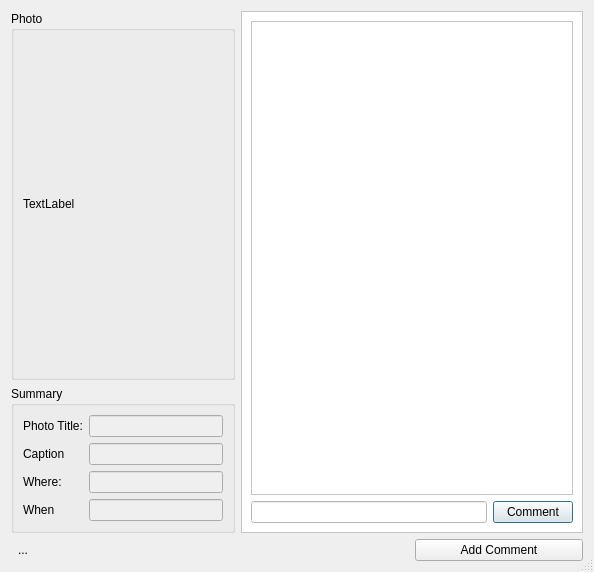
<?xml version="1.0" encoding="UTF-8"?>
<ui version="4.0">
 <class>PhotoDialog</class>
 <widget class="QDialog" name="PhotoDialog">
  <property name="geometry">
   <rect>
    <x>0</x>
    <y>0</y>
    <width>594</width>
    <height>572</height>
   </rect>
  </property>
  <property name="windowTitle">
   <string>PhotoShare</string>
  </property>
  <property name="sizeGripEnabled">
   <bool>true</bool>
  </property>
  <layout class="QGridLayout" name="gridLayout_2">
   <item row="0" column="0" colspan="2">
    <widget class="QGroupBox" name="albumGroup">
     <property name="sizePolicy">
      <sizepolicy hsizetype="Expanding" vsizetype="Expanding">
       <horstretch>0</horstretch>
       <verstretch>1</verstretch>
      </sizepolicy>
     </property>
     <property name="title">
      <string>Photo</string>
     </property>
     <layout class="QVBoxLayout" name="verticalLayout_2">
      <item>
       <widget class="QLabel" name="label_Photo">
        <property name="sizePolicy">
         <sizepolicy hsizetype="Preferred" vsizetype="Preferred">
          <horstretch>0</horstretch>
          <verstretch>0</verstretch>
         </sizepolicy>
        </property>
        <property name="minimumSize">
         <size>
          <width>200</width>
          <height>300</height>
         </size>
        </property>
        <property name="text">
         <string>TextLabel</string>
        </property>
       </widget>
      </item>
     </layout>
    </widget>
   </item>
   <item row="0" column="2" rowspan="2" colspan="2">
    <widget class="QFrame" name="frame">
     <property name="sizePolicy">
      <sizepolicy hsizetype="Expanding" vsizetype="Expanding">
       <horstretch>0</horstretch>
       <verstretch>0</verstretch>
      </sizepolicy>
     </property>
     <property name="palette">
      <palette>
       <active>
        <colorrole role="Base">
         <brush brushstyle="SolidPattern">
          <color alpha="255">
           <red>255</red>
           <green>255</green>
           <blue>255</blue>
          </color>
         </brush>
        </colorrole>
        <colorrole role="Window">
         <brush brushstyle="SolidPattern">
          <color alpha="255">
           <red>255</red>
           <green>255</green>
           <blue>255</blue>
          </color>
         </brush>
        </colorrole>
       </active>
       <inactive>
        <colorrole role="Base">
         <brush brushstyle="SolidPattern">
          <color alpha="255">
           <red>255</red>
           <green>255</green>
           <blue>255</blue>
          </color>
         </brush>
        </colorrole>
        <colorrole role="Window">
         <brush brushstyle="SolidPattern">
          <color alpha="255">
           <red>255</red>
           <green>255</green>
           <blue>255</blue>
          </color>
         </brush>
        </colorrole>
       </inactive>
       <disabled>
        <colorrole role="Base">
         <brush brushstyle="SolidPattern">
          <color alpha="255">
           <red>255</red>
           <green>255</green>
           <blue>255</blue>
          </color>
         </brush>
        </colorrole>
        <colorrole role="Window">
         <brush brushstyle="SolidPattern">
          <color alpha="255">
           <red>255</red>
           <green>255</green>
           <blue>255</blue>
          </color>
         </brush>
        </colorrole>
       </disabled>
      </palette>
     </property>
     <property name="autoFillBackground">
      <bool>true</bool>
     </property>
     <property name="frameShape">
      <enum>QFrame::StyledPanel</enum>
     </property>
     <property name="frameShadow">
      <enum>QFrame::Raised</enum>
     </property>
     <layout class="QGridLayout" name="gridLayout">
      <item row="0" column="0" colspan="2">
       <widget class="QScrollArea" name="scrollArea">
        <property name="sizePolicy">
         <sizepolicy hsizetype="Expanding" vsizetype="Expanding">
          <horstretch>0</horstretch>
          <verstretch>0</verstretch>
         </sizepolicy>
        </property>
        <property name="minimumSize">
         <size>
          <width>300</width>
          <height>0</height>
         </size>
        </property>
        <property name="widgetResizable">
         <bool>true</bool>
        </property>
        <widget class="QWidget" name="scrollAreaWidgetContents">
         <property name="geometry">
          <rect>
           <x>0</x>
           <y>0</y>
           <width>328</width>
           <height>20</height>
          </rect>
         </property>
         <property name="sizePolicy">
          <sizepolicy hsizetype="Preferred" vsizetype="Fixed">
           <horstretch>0</horstretch>
           <verstretch>0</verstretch>
          </sizepolicy>
         </property>
         <layout class="QVBoxLayout" name="verticalLayout_3">
          <item>
           <layout class="QVBoxLayout" name="verticalLayout">
            <property name="spacing">
             <number>1</number>
            </property>
           </layout>
          </item>
         </layout>
        </widget>
       </widget>
      </item>
      <item row="1" column="0">
       <widget class="QLineEdit" name="lineEdit"/>
      </item>
      <item row="1" column="1">
       <widget class="QPushButton" name="pushButton_AddComment">
        <property name="text">
         <string>Comment</string>
        </property>
       </widget>
      </item>
     </layout>
    </widget>
   </item>
   <item row="1" column="0" colspan="2">
    <widget class="QGroupBox" name="groupBox_2">
     <property name="sizePolicy">
      <sizepolicy hsizetype="Expanding" vsizetype="Expanding">
       <horstretch>0</horstretch>
       <verstretch>0</verstretch>
      </sizepolicy>
     </property>
     <property name="minimumSize">
      <size>
       <width>50</width>
       <height>0</height>
      </size>
     </property>
     <property name="title">
      <string>Summary</string>
     </property>
     <layout class="QGridLayout" name="gridLayout_3">
      <item row="0" column="1">
       <widget class="QLineEdit" name="lineEdit_Title">
        <property name="enabled">
         <bool>false</bool>
        </property>
        <property name="sizePolicy">
         <sizepolicy hsizetype="MinimumExpanding" vsizetype="Fixed">
          <horstretch>0</horstretch>
          <verstretch>0</verstretch>
         </sizepolicy>
        </property>
       </widget>
      </item>
      <item row="1" column="0">
       <widget class="QLabel" name="label_8">
        <property name="text">
         <string>Caption</string>
        </property>
       </widget>
      </item>
      <item row="1" column="1">
       <widget class="QLineEdit" name="lineEdit_Caption">
        <property name="enabled">
         <bool>false</bool>
        </property>
        <property name="sizePolicy">
         <sizepolicy hsizetype="MinimumExpanding" vsizetype="Fixed">
          <horstretch>0</horstretch>
          <verstretch>0</verstretch>
         </sizepolicy>
        </property>
       </widget>
      </item>
      <item row="2" column="0">
       <widget class="QLabel" name="label_5">
        <property name="text">
         <string>Where:</string>
        </property>
       </widget>
      </item>
      <item row="2" column="1">
       <widget class="QLineEdit" name="lineEdit_Where">
        <property name="enabled">
         <bool>false</bool>
        </property>
        <property name="sizePolicy">
         <sizepolicy hsizetype="MinimumExpanding" vsizetype="Fixed">
          <horstretch>0</horstretch>
          <verstretch>0</verstretch>
         </sizepolicy>
        </property>
       </widget>
      </item>
      <item row="3" column="1">
       <widget class="QLineEdit" name="lineEdit_When">
        <property name="enabled">
         <bool>false</bool>
        </property>
        <property name="sizePolicy">
         <sizepolicy hsizetype="MinimumExpanding" vsizetype="Fixed">
          <horstretch>0</horstretch>
          <verstretch>0</verstretch>
         </sizepolicy>
        </property>
       </widget>
      </item>
      <item row="0" column="0">
       <widget class="QLabel" name="label_9">
        <property name="text">
         <string>Photo Title:</string>
        </property>
       </widget>
      </item>
      <item row="3" column="0">
       <widget class="QLabel" name="label_6">
        <property name="text">
         <string>When</string>
        </property>
       </widget>
      </item>
     </layout>
    </widget>
   </item>
   <item row="2" column="0">
    <widget class="QToolButton" name="fullscreenButton">
     <property name="text">
      <string>...</string>
     </property>
     <property name="icon">
      <iconset resource="../images.qrc">
       <normaloff>:/images/window_fullscreen.png</normaloff>:/images/window_fullscreen.png</iconset>
     </property>
     <property name="autoRaise">
      <bool>true</bool>
     </property>
    </widget>
   </item>
   <item row="2" column="1" colspan="2">
    <spacer name="horizontalSpacer">
     <property name="orientation">
      <enum>Qt::Horizontal</enum>
     </property>
     <property name="sizeHint" stdset="0">
      <size>
       <width>238</width>
       <height>20</height>
      </size>
     </property>
    </spacer>
   </item>
   <item row="2" column="3">
    <widget class="QPushButton" name="pushButton_AddCommentDlg">
     <property name="text">
      <string>Add Comment</string>
     </property>
    </widget>
   </item>
  </layout>
 </widget>
 <resources>
  <include location="../images.qrc"/>
 </resources>
 <connections/>
</ui>
